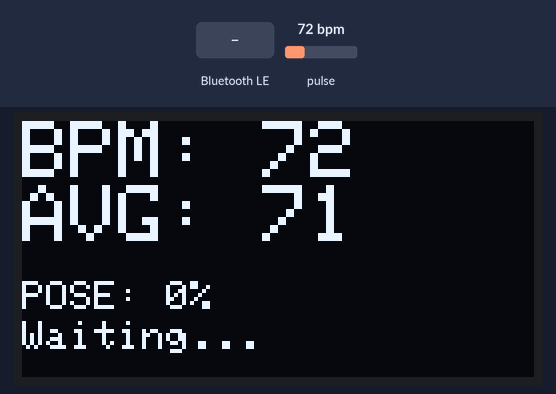
Recording of a program running on a simulated ESP32. Shown: 128×64 one-colour display. The test bench sets the inputs (shaded band); at power-on: pulse 72 bpm. Nothing arrives over Bluetooth unless stated; a phone connects over Bluetooth LE 3 s after start; what the program prints to the serial monitor is not drawn.

Above: at 1.2 s.
1.3 s: Bluetooth LE write "1" received
At 3.7 s:
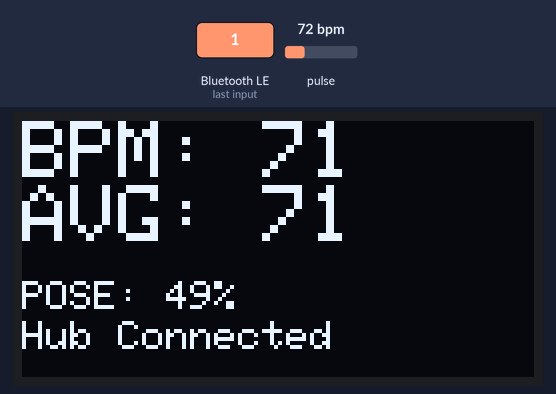
4.3 s: pulse set to 42 bpm
At 7.1 s:
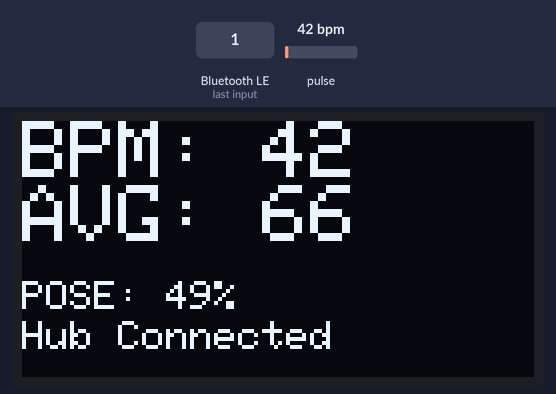
7.3 s: pulse set to 70 bpm
At 9.3 s:
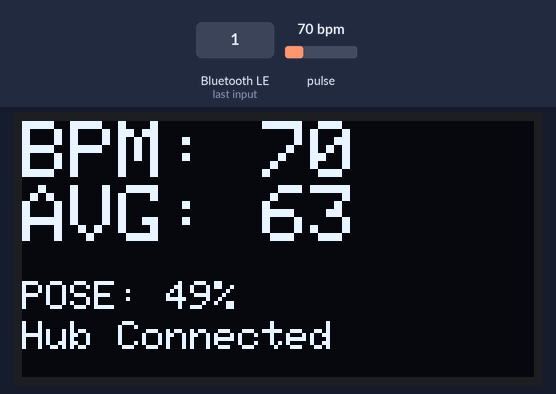
9.8 s: pulse set to 100 bpm
At 11.0 s:
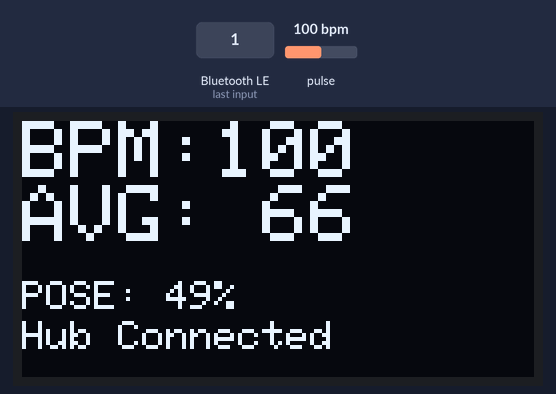
Timing chart, 0 to 12.8 s (numbered marks = the images above; inputs shaded):
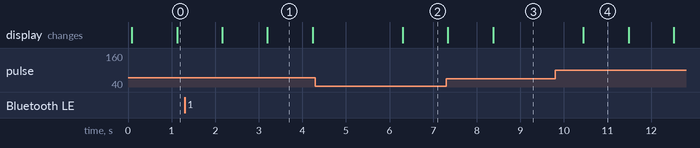

Measured:
- after the input at 4.3 s, the display: changes after 2.0 s (image 2)
- what the display in image 1 shows lasts 1.0 s, from 3.2 s to 4.2 s

The program:

main.cpp
```cpp
#include <Wire.h>
#include <Adafruit_GFX.h>
#include <Adafruit_SSD1306.h>
#include "MAX30105.h"
#include "heartRate.h"
#include <BLEDevice.h>
#include <BLEServer.h>
#include <BLEUtils.h>
#include <BLE2902.h>
#include "freertos/semphr.h"

// ==================== OLED 설정 ====================
#define SCREEN_WIDTH 128
#define SCREEN_HEIGHT 64
#define OLED_RESET -1

Adafruit_SSD1306 display(SCREEN_WIDTH, SCREEN_HEIGHT, &Wire, OLED_RESET);

// ==================== MAX30105 센서 ====================
MAX30105 particleSensor;

// ==================== BLE UUID ====================
#define SERVICE_UUID        "180D"  // Heart Rate Service
#define CHARACTERISTIC_UUID "2A37"  // Heart Rate Measurement
#define LED_CTRL_UUID       "2A56"  // Integer Control (from Hub)

// ==================== 전역 변수 ====================
float bpm = 0;
int beatAvg = 0;
bool clientConnected = false;
int receivedValue = 0; // 허브로부터 받은 정수

SemaphoreHandle_t beatAvgMutex;
TaskHandle_t TaskReadSensor;
TaskHandle_t TaskUpdateOLED;
TaskHandle_t TaskSendBLE;

BLECharacteristic* pCharacteristic;
BLECharacteristic* pLedControlChar;

// ==================== BLE 서버 콜백 ====================
class MyServerCallbacks : public BLEServerCallbacks {
  void onConnect(BLEServer* pServer) override {
    clientConnected = true;
    Serial.println("✅ Hub connected");
  }
  void onDisconnect(BLEServer* pServer) override {
    clientConnected = false;
    pServer->getAdvertising()->start();
    Serial.println("❌ Hub disconnected");
  }
};

// ==================== 정수 제어 콜백 ====================
class ValueControlCallback : public BLECharacteristicCallbacks {
  void onWrite(BLECharacteristic* pCharacteristic) override {
    std::string value = pCharacteristic->getValue();
    if (value.length() > 0) {
      receivedValue = (uint8_t)value[0];
      Serial.printf("📩 정수 수신: %d\n", receivedValue);
    }
  }
};

// ==================== BLE 초기화 ====================
void setupBLE() {
  BLEDevice::init("ESP32_Wearable");

  BLEServer* pServer = BLEDevice::createServer();
  pServer->setCallbacks(new MyServerCallbacks());

  BLEService* pService = pServer->createService(SERVICE_UUID);

  // BPM Notify Characteristic
  pCharacteristic = pService->createCharacteristic(
    CHARACTERISTIC_UUID,
    BLECharacteristic::PROPERTY_NOTIFY
  );
  pCharacteristic->addDescriptor(new BLE2902());

  // 정수 수신 Characteristic (Write)
  pLedControlChar = pService->createCharacteristic(
    LED_CTRL_UUID,
    BLECharacteristic::PROPERTY_WRITE
  );
  pLedControlChar->setCallbacks(new ValueControlCallback());

  pService->start();
  pServer->getAdvertising()->start();

  Serial.println("🚀 BLE Service started");
}

// ==================== FreeRTOS Tasks ====================
void ReadSensorTask(void *pvParameters);
void UpdateOLEDTask(void *pvParameters);
void SendBLETask(void *pvParameters);

// ==================== setup ====================
void setup() {
  Serial.begin(115200);
  Wire.begin(21, 22);

  if(!display.begin(SSD1306_SWITCHCAPVCC, 0x3C)) {
    Serial.println("OLED failed");
  }

  display.clearDisplay();
  display.setTextSize(2);
  display.setTextColor(SSD1306_WHITE);
  display.setCursor(0,0);
  display.println("Wearable Init");
  display.display();

  // MAX30105 초기화
  if(!particleSensor.begin(Wire, I2C_SPEED_FAST)) {
    Serial.println("MAX30105 not found!");
    while(1);
  }
  particleSensor.setup();
  particleSensor.setPulseAmplitudeRed(0xFF);

  beatAvgMutex = xSemaphoreCreateMutex();
  setupBLE();

  // FreeRTOS Task 생성
  xTaskCreatePinnedToCore(ReadSensorTask, "ReadSensor", 4096, NULL, 1, &TaskReadSensor, 0);
  xTaskCreatePinnedToCore(UpdateOLEDTask, "UpdateOLED", 2048, NULL, 1, &TaskUpdateOLED, 0);
  xTaskCreatePinnedToCore(SendBLETask, "SendBLE", 2048, NULL, 1, &TaskSendBLE, 1);
}

void loop() {
  vTaskDelay(10 / portTICK_PERIOD_MS);
}

// ==================== Sensor Read ====================
void ReadSensorTask(void * pvParameters) {
  static long lastBeat = 0;
  const byte RATE_SIZE = 8;
  byte rates[RATE_SIZE] = {0};  // ✅ 초기화
  byte rateSpot = 0;
  bool filled = false;          // ✅ 평균 안정화용

  for(;;) {
    long irValue = particleSensor.getIR();
    if (checkForBeat(irValue)) {
      long delta = millis() - lastBeat;
      lastBeat = millis();
      float rawBpm = 60.0 / (delta / 1000.0);

      if (rawBpm > 40 && rawBpm < 180) {
        bpm = rawBpm;
        if (xSemaphoreTake(beatAvgMutex, portMAX_DELAY) == pdTRUE) {
          rates[rateSpot++] = (byte)bpm;
          if (rateSpot >= RATE_SIZE) {
            rateSpot = 0;
            filled = true;
          }

          beatAvg = 0;
          int count = filled ? RATE_SIZE : rateSpot; // ✅ 아직 다 안 찼으면 일부만 평균
          for (int i = 0; i < count; i++) beatAvg += rates[i];
          beatAvg /= count;
          xSemaphoreGive(beatAvgMutex);
        }
      }
    }
  }
}

// ==================== OLED Update ====================
void UpdateOLEDTask(void * pvParameters) {
  int localAvg = 0;
  int localVal = 0;

  for(;;) {
    if (xSemaphoreTake(beatAvgMutex, 0) == pdTRUE) {
      localAvg = beatAvg;
      xSemaphoreGive(beatAvgMutex);
    }
    localVal = receivedValue;

    display.clearDisplay();
    display.setTextSize(2);
    display.setCursor(0,0);
    display.printf("BPM:%3.0f\nAVG:%3d", bpm, localAvg);

    display.setTextSize(1);
    display.setCursor(0,40);
    display.printf("POSE: %d%%", localVal);
    display.setCursor(0,50);
    display.print(clientConnected ? "Hub Connected" : "Waiting...");

    display.display();
    vTaskDelay(1000 / portTICK_PERIOD_MS);
  }
}

// ==================== BLE Notify ====================
void SendBLETask(void * pvParameters) {
  uint8_t bpmValue = 0;
  for(;;) {
    if (clientConnected && pCharacteristic) {
      if (xSemaphoreTake(beatAvgMutex, 0) == pdTRUE) {
        bpmValue = (uint8_t)beatAvg;
        xSemaphoreGive(beatAvgMutex);
      }
      pCharacteristic->setValue(&bpmValue, 1);
      pCharacteristic->notify();
    }
    vTaskDelay(1000 / portTICK_PERIOD_MS);
  }
}
```
